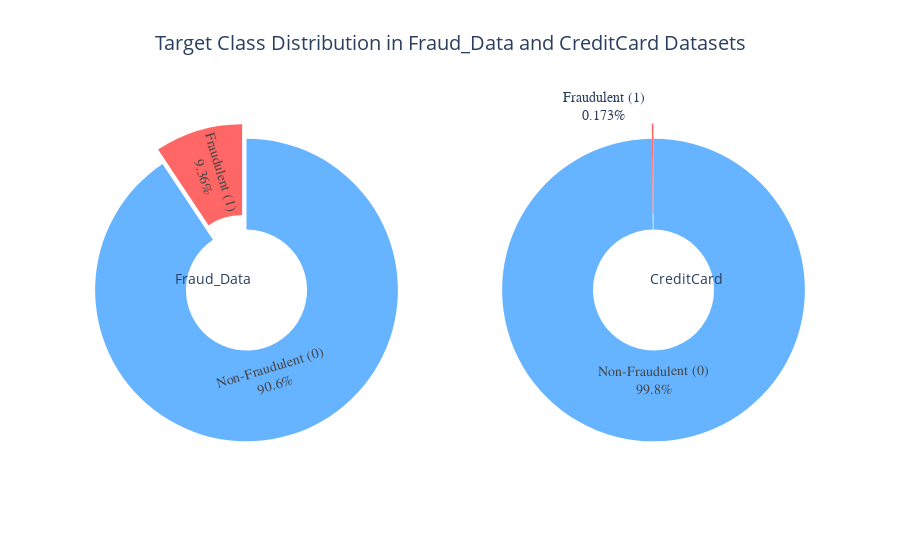

The notebook cell saved with this chart:
### Markdown cell above
#### Class distribution for target variables

### Code cell
import matplotlib.pyplot as plt
import plotly.express as px
import plotly.graph_objects as go
from plotly.subplots import make_subplots
import numpy as np

# Group by target variable 'class' in Fraud_Data
fraud_class_counts = fraud_data['class'].value_counts()
fraud_class_percentage = fraud_data['class'].value_counts(normalize=True) * 100

# Group by target variable 'Class' in creditcard dataset
creditcard_class_counts = creditcard_data['Class'].value_counts()
creditcard_class_percentage = creditcard_data['Class'].value_counts(normalize=True) * 100

# Displaying counts and percentages for both datasets
print("\nFraud_Data Class Distribution Count:")
print(fraud_class_counts)
print("\nFraud_Data Class Distribution Percentage:")
print(fraud_class_percentage)

print("\nCreditCard Class Distribution Count:")
print(creditcard_class_counts)
print("\nCreditCard Class Distribution Percentage:")
print(creditcard_class_percentage)

# Create 3D Pie Charts using Plotly
fig = make_subplots(rows=1, cols=2, specs=[[{'type': 'domain'}, {'type': 'domain'}]], 
                    subplot_titles=("Fraud_Data Target Class Distribution", "CreditCard Target Class Distribution"))

# Fraud Data 3D Pie Chart
fig.add_trace(go.Pie(
    labels=['Non-Fraudulent (0)', 'Fraudulent (1)'],
    values=fraud_class_counts,
    hole=0.4,
    pull=[0, 0.1],  # Pull out the "Fraudulent" slice
    marker=dict(colors=['#66b3ff', '#ff6666']),
    textinfo='percent+label',
    hoverinfo='label+percent',
    name="Fraud_Data"
), 1, 1)

# Credit Card 3D Pie Chart
fig.add_trace(go.Pie(
    labels=['Non-Fraudulent (0)', 'Fraudulent (1)'],
    values=creditcard_class_counts,
    hole=0.4,
    pull=[0, 0.1],  # Pull out the "Fraudulent" slice
    marker=dict(colors=['#66b3ff', '#ff6666']),
    textinfo='percent+label',
    hoverinfo='label+percent',
    name="CreditCard"
), 1, 2)

# Update layout for 3D effect and annotations
fig.update_layout(
    title_text="Target Class Distribution in Fraud_Data and CreditCard Datasets",
    title_font_size=20,
    title_x=0.5,
    annotations=[dict(text='Fraud_Data', x=0.18, y=0.5, font_size=14, showarrow=False),
                 dict(text='CreditCard', x=0.82, y=0.5, font_size=14, showarrow=False)],
    showlegend=False
)

# Add 3D effect
fig.update_traces(hoverlabel=dict(bgcolor="white", font_size=12, font_family="Arial"),
                  textfont=dict(size=14, family="Arial"))

# Show the interactive 3D pie charts
fig.show()

### Figure 1 — Plotly figure (JSON) as saved in the notebook; plotly's stock layout.template omitted (floating-point values rounded to 4 significant figures)
{"data": [{"domain": {"x": [0, 0.45], "y": [0, 1]}, "hole": 0.4, "hoverinfo": "label+percent", "hoverlabel": {"bgcolor": "white", "font": {"family": "Arial", "size": 12}}, "labels": ["Non-Fraudulent (0)", "Fraudulent (1)"], "marker": {"colors": ["#66b3ff", "#ff6666"]}, "name": "Fraud_Data", "pull": [0, 0.1], "textfont": {"family": "Arial", "size": 14}, "textinfo": "percent+label", "type": "pie", "values": [136961, 14151]}, {"domain": {"x": [0.55, 1], "y": [0, 1]}, "hole": 0.4, "hoverinfo": "label+percent", "hoverlabel": {"bgcolor": "white", "font": {"family": "Arial", "size": 12}}, "labels": ["Non-Fraudulent (0)", "Fraudulent (1)"], "marker": {"colors": ["#66b3ff", "#ff6666"]}, "name": "CreditCard", "pull": [0, 0.1], "textfont": {"family": "Arial", "size": 14}, "textinfo": "percent+label", "type": "pie", "values": [284315, 492]}], "layout": {"annotations": [{"font": {"size": 14}, "showarrow": false, "text": "Fraud_Data", "x": 0.18, "xanchor": "center", "xref": "paper", "y": 0.5, "yanchor": "bottom", "yref": "paper"}, {"font": {"size": 14}, "showarrow": false, "text": "CreditCard", "x": 0.82, "xanchor": "center", "xref": "paper", "y": 0.5, "yanchor": "bottom", "yref": "paper"}], "showlegend": false, "title": {"font": {"size": 20}, "text": "Target Class Distribution in Fraud_Data and CreditCard Datasets", "x": 0.5}}}
